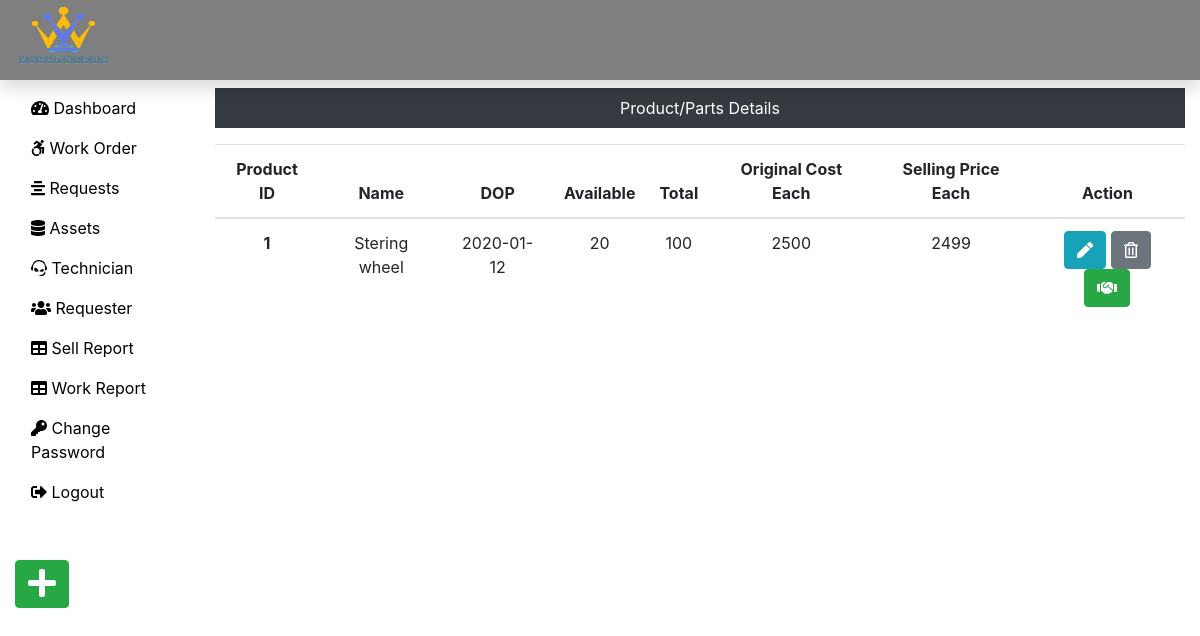
The app's page /vroomsters/Admin/assets.php (signed in) with its own data.
### tables this page shows
CREATE TABLE `assets_tb` (
  `pid` int(11) NOT NULL,
  `pname` varchar(60) NOT NULL,
  `pdop` date NOT NULL,
  `pava` int(11) NOT NULL,
  `ptotal` int(11) NOT NULL,
  `poriginalcost` int(11) NOT NULL,
  `psellingcost` int(11) NOT NULL
);

### vroomsters/Admin/assets.php (the view, shortened to what this page needs)
<?php
include('includes/header.php');
include('../dbConnection.php');
?>
<div class="col-sm-9 col-md-10 mt-5 text-center">
  <p class=" bg-dark text-white p-2">Product/Parts Details</p>
  <?php
    $sql = "SELECT * FROM assets_tb";
    $result = $conn->query($sql);
    if($result->num_rows > 0){
  echo '<table class="table">
    <thead>
      <tr>
        <th scope="col">Product ID</th>
        <th scope="col">Name</th>
        <th scope="col">DOP</th>
        <th scope="col">Available</th>
        <th scope="col">Total</th>
        <th scope="col">Original Cost Each</th>
        <th scope="col">Selling Price Each</th>
        <th scope="col">Action</th>
      </tr>
    </thead>
    <tbody>';
    while($row = $result->fetch_assoc()){
      echo '<tr>
        <th scope="row">'.$row["pid"].'</th>
        <td>'.$row["pname"].'</td>
        <td>'.$row["pdop"].'</td>
        <td>'.$row["pava"].'</td>
        <td>'.$row["ptotal"].'</td>
        <td>'.$row["poriginalcost"].'</td>
        <td>'.$row["psellingcost"].'</td>
        <td>
          <form action="editproduct.php" method="POST" class="d-inline"> <input type="hidden" name="id" value='. $row["pid"] .'><button type="submit" class="btn btn-info" name="view" value="View"><i class="fas fa-pen"></i></button></form>
          <form action="" method="POST" class="d-inline"><input type="hidden" name="id" value='. $row["pid"] .'><button type="submit" class="btn btn-secondary" name="delete" value="Delete"><i class="far fa-trash-alt"></i></button></form>
          <form action="sellproduct.php" method="POST" class="d-inline"><input type="hidden" name="id" value='. $row["pid"] .'><button type="submit" class="btn btn-success" name="issue" value="Issue"><i class="fas fa-handshake"></i></button></form>
        </td>
      </tr>';
    }
    echo '</tbody>
  </table>';
  } else {
    echo "0 Result";
  }
  ?>
</div>
</div>
<a class="btn btn-success box" href="addproduct.php"><i class="fas fa-plus fa-2x"></i></a>
</div>
<?php
include('includes/footer.php');
?>

### vroomsters/css/custom.css (style rules this page uses)
a { color:black; }

### records on screen
assets_tb: pid "1", pname "Stering wheel", pdop "2020-01-12", pava "20", ptotal "100", poriginalcost "2500", psellingcost "2499"
